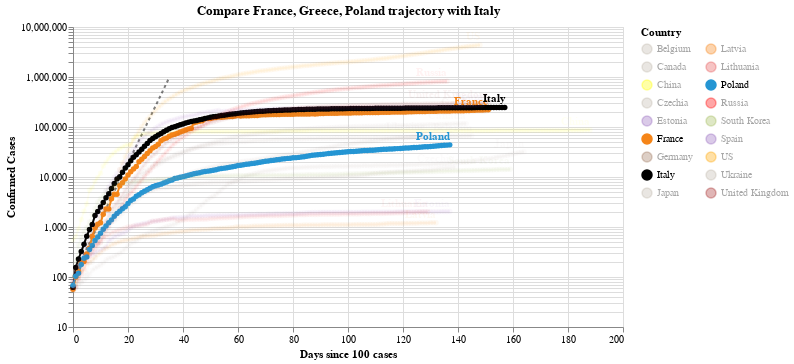

Source (notebook cell):
### Code cell
#hide_input
chart2 = make_since_chart(dff2, ['France', 'Greece', 'Poland'], baseline_countries)
chart2

### Figure 1 — Vega-Lite specification as saved in the notebook (floating-point values rounded to 4 significant figures; data arrays with more than 128 entries replaced by an {"elided": "..."} marker saying what was removed)
{"config": {"view": {"continuousWidth": 400, "continuousHeight": 300}}, "layer": [{"data": {"name": "data-628230001892d6798b50651be41d1b3e"}, "mark": {"type": "line", "color": "black", "opacity": 0.5, "strokeDash": [3, 3]}, "encoding": {"x": {"type": "quantitative", "field": "Days since 100 cases"}, "y": {"type": "quantitative", "field": "Confirmed Cases"}}}, {"data": {"name": "data-2c409c28195d6b0d5b2c383a862c71e7"}, "mark": {"type": "line", "point": true}, "encoding": {"color": {"type": "nominal", "field": "Country", "legend": {"columns": 2}, "scale": {"domain": ["Belgium", "Canada", "China", "Czechia", "Estonia", "France", "Germany", "Italy", "Japan", "Latvia", "Lithuania", "Poland", "Russia", "South Korea", "Spain", "US", "Ukraine", "United Kingdom"], "range": ["#C1B7AD", "#C1B7AD", "yellow", "#C1B7AD", "#9467bd", "#F58518", "#9D755D", "black", "#C1B7AD", "#F58518", "#E45756", "#2495D3", "red", "#A1BA59", "#9467bd", "orange", "#C1B7AD", "brown"]}}, "opacity": {"condition": {"value": 1, "selection": "selector005"}, "value": 0.05}, "tooltip": [{"type": "nominal", "field": "Country"}, {"type": "temporal", "field": "Date"}, {"type": "quantitative", "field": "Confirmed Cases"}, {"type": "quantitative", "field": "Days since 100 cases"}], "x": {"type": "quantitative", "field": "Days since 100 cases"}, "y": {"type": "quantitative", "field": "Confirmed Cases", "scale": {"type": "log"}}}, "selection": {"selector005": {"type": "multi", "fields": ["Country"], "bind": "legend", "init": [{"Country": "France"}, {"Country": "Greece"}, {"Country": "Poland"}, {"Country": "Italy"}]}}, "width": 550}, {"data": {"name": "data-2c409c28195d6b0d5b2c383a862c71e7"}, "mark": {"type": "text", "align": "right", "dy": -8, "fontWeight": "bold"}, "encoding": {"color": {"type": "nominal", "field": "Country", "legend": {"columns": 2}, "scale": {"domain": ["Belgium", "Canada", "China", "Czechia", "Estonia", "France", "Germany", "Italy", "Japan", "Latvia", "Lithuania", "Poland", "Russia", "South Korea", "Spain", "US", "Ukraine", "United Kingdom"], "range": ["#C1B7AD", "#C1B7AD", "yellow", "#C1B7AD", "#9467bd", "#F58518", "#9D755D", "black", "#C1B7AD", "#F58518", "#E45756", "#2495D3", "red", "#A1BA59", "#9467bd", "orange", "#C1B7AD", "brown"]}}, "opacity": {"condition": {"value": 1, "selection": "selector005"}, "value": 0.05}, "text": {"type": "nominal", "field": "Country"}, "tooltip": [{"type": "nominal", "field": "Country"}, {"type": "temporal", "field": "Date"}, {"type": "quantitative", "field": "Confirmed Cases"}, {"type": "quantitative", "field": "Days since 100 cases"}], "x": {"type": "quantitative", "field": "Days since 100 cases"}, "y": {"type": "quantitative", "field": "Confirmed Cases", "scale": {"type": "log"}}}, "transform": [{"filter": "(datum['Date'] >= 1595894400000)"}], "width": 550}], "title": "Compare France, Greece, Poland trajectory with Italy", "$schema": "https://vega.github.io/schema/vega-lite/v4.0.2.json", "datasets": {"data-628230001892d6798b50651be41d1b3e": [{"Days since 100 cases": 0, "Confirmed Cases": 100.0}, {"Days since 100 cases": 1, "Confirmed Cases": 130.0}, {"Days since 100 cases": 2, "Confirmed Cases": 169.0}, {"Days since 100 cases": 3, "Confirmed Cases": 219.7}, {"Days since 100 cases": 4, "Confirmed Cases": 285.6}, {"Days since 100 cases": 5, "Confirmed Cases": 371.3}, {"Days since 100 cases": 6, "Confirmed Cases": 482.7}, {"Days since 100 cases": 7, "Confirmed Cases": 627.5}, {"Days since 100 cases": 8, "Confirmed Cases": 815.7}, {"Days since 100 cases": 9, "Confirmed Cases": 1060.0}, {"Days since 100 cases": 10, "Confirmed Cases": 1379.0}, {"Days since 100 cases": 11, "Confirmed Cases": 1792.0}, {"Days since 100 cases": 12, "Confirmed Cases": 2330.0}, {"Days since 100 cases": 13, "Confirmed Cases": 3029.0}, {"Days since 100 cases": 14, "Confirmed Cases": 3937.0}, {"Days since 100 cases": 15, "Confirmed Cases": 5119.0}, {"Days since 100 cases": 16, "Confirmed Cases": 6654.0}, {"Days since 100 cases": 17, "Confirmed Cases": 8650.0}, {"Days since 100 cases": 18, "Confirmed Cases": 11250.0}, {"Days since 100 cases": 19, "Confirmed Cases": 14620.0}, {"Days since 100 cases": 20, "Confirmed Cases": 19000.0}, {"Days since 100 cases": 21, "Confirmed Cases": 24710.0}, {"Days since 100 cases": 22, "Confirmed Cases": 32120.0}, {"Days since 100 cases": 23, "Confirmed Cases": 41750.0}, {"Days since 100 cases": 24, "Confirmed Cases": 54280.0}, {"Days since 100 cases": 25, "Confirmed Cases": 70560.0}, {"Days since 100 cases": 26, "Confirmed Cases": 91730.0}, {"Days since 100 cases": 27, "Confirmed Cases": 119300.0}, {"Days since 100 cases": 28, "Confirmed Cases": 155000.0}, {"Days since 100 cases": 29, "Confirmed Cases": 201500.0}, {"Days since 100 cases": 30, "Confirmed Cases": 262000.0}, {"Days since 100 cases": 31, "Confirmed Cases": 340600.0}, {"Days since 100 cases": 32, "Confirmed Cases": 442800.0}, {"Days since 100 cases": 33, "Confirmed Cases": 575600.0}, {"Days since 100 cases": 34, "Confirmed Cases": 748300.0}, {"Days since 100 cases": 35, "Confirmed Cases": 972800.0}], "data-2c409c28195d6b0d5b2c383a862c71e7": {"elided": "2661 records"}}}
